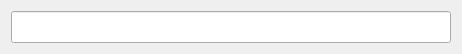
<?xml version="1.0" encoding="UTF-8"?>
<ui version="4.0">
 <class>CmdWidget</class>
 <widget class="QWidget" name="CmdWidget">
  <property name="geometry">
   <rect>
    <x>0</x>
    <y>0</y>
    <width>462</width>
    <height>50</height>
   </rect>
  </property>
  <property name="focusPolicy">
   <enum>Qt::StrongFocus</enum>
  </property>
  <property name="windowTitle">
   <string>CmdWidget</string>
  </property>
  <layout class="QHBoxLayout" name="horizontalLayout">
   <item>
    <widget class="RLineEdit" name="leCmd">
     <property name="minimumSize">
      <size>
       <width>0</width>
       <height>32</height>
      </size>
     </property>
    </widget>
   </item>
  </layout>
 </widget>
 <layoutdefault spacing="6" margin="11"/>
 <customwidgets>
  <customwidget>
   <class>RLineEdit</class>
   <extends>QLineEdit</extends>
   <header location="global">rlineedit.h</header>
  </customwidget>
 </customwidgets>
 <resources/>
 <connections/>
</ui>
